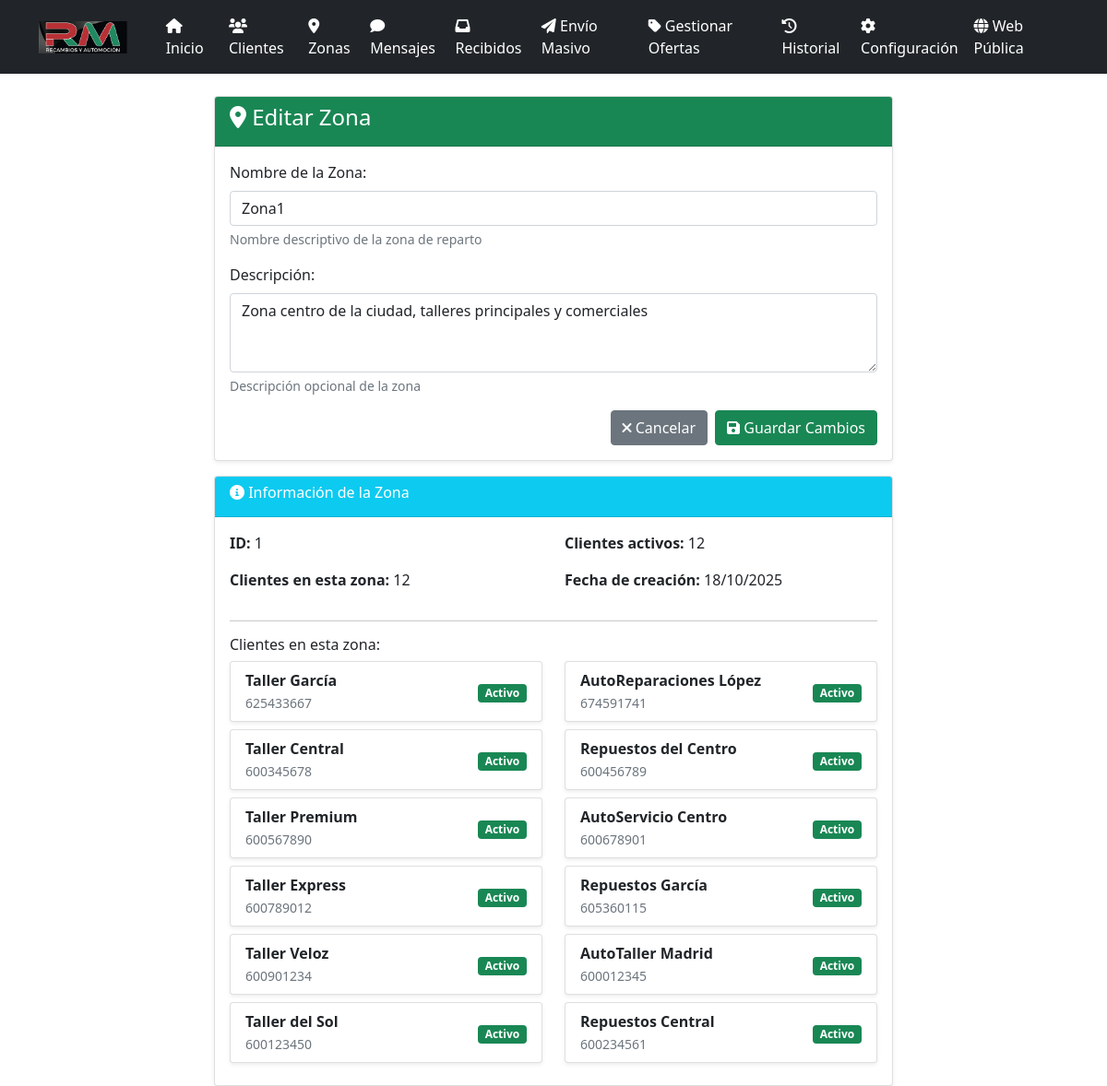
The page /zonas/editar/1 on the database as committed earlier.
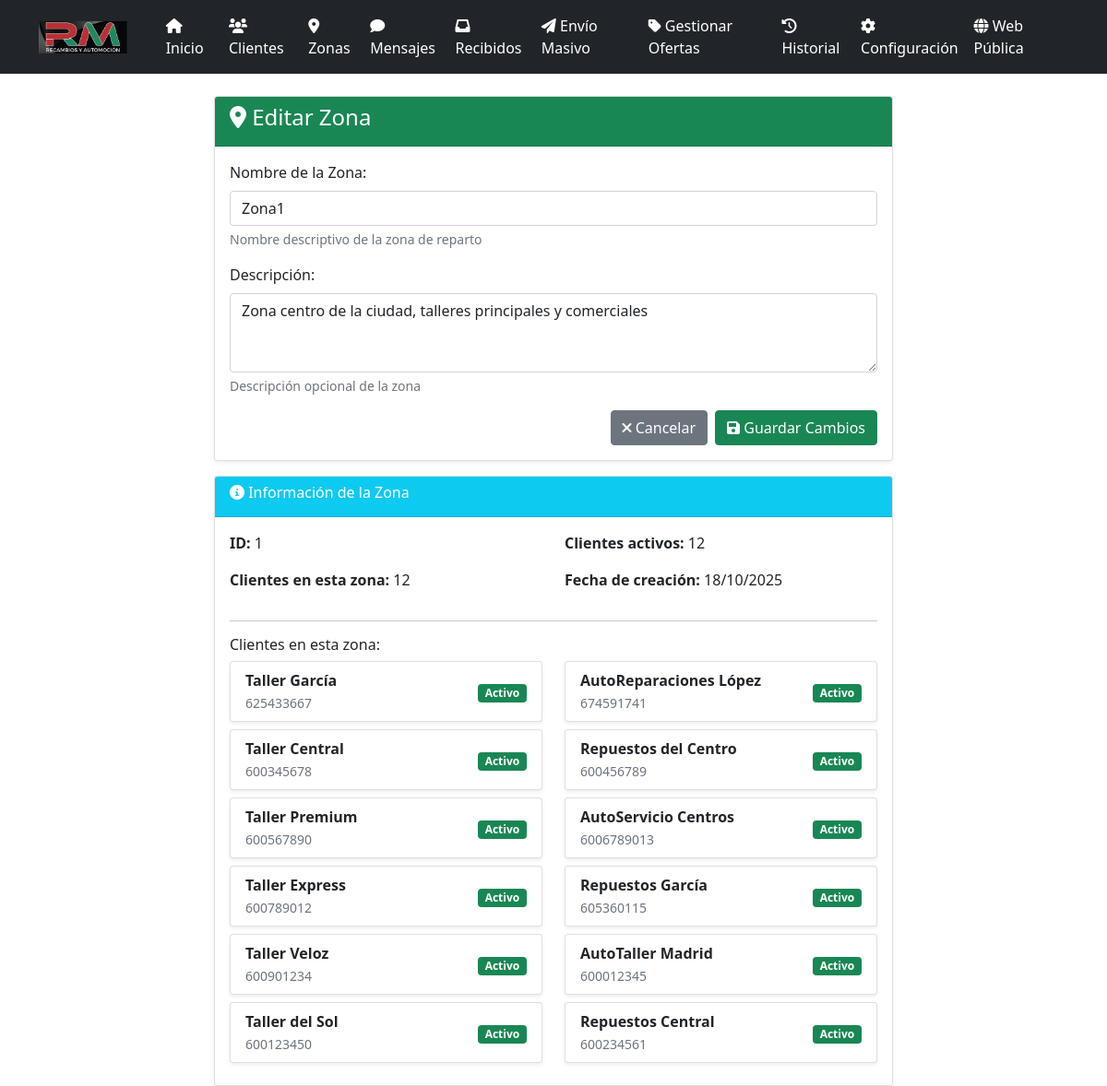
The same page on the database as committed later.
### models.py (models this page shows, shortened)
class Cliente(db.Model):
    id = db.Column(db.Integer, primary_key=True)
    nombre = db.Column(db.String(100), nullable=False)
    telefono = db.Column(db.String(20), nullable=False)
    email = db.Column(db.String(120))
    direccion = db.Column(db.Text)
    poblacion = db.Column(db.String(100))
    zona_id = db.Column(db.Integer, db.ForeignKey('zona.id'), nullable=False)
    incluir = db.Column(db.Boolean, default=True)
    activo = db.Column(db.Boolean, default=True)
    created_at = db.Column(db.DateTime, default=datetime.utcnow)
    mensajes_enviados = db.relationship('MensajeEnviado', backref='cliente', lazy=True)

### app.py (the view, shortened to what this page needs)
@app.route('/zonas/editar/<int:zona_id>', methods=['GET', 'POST'])
def editar_zona(zona_id):
    zona = Zona.query.get_or_404(zona_id)
    return render_template('editar_zona.html', zona=zona)

### app.py (called while the page is built)
@app.before_request
def before_request():
    global _sistema_inicializado
    if not _sistema_inicializado and not app.config['DEBUG']:
        inicializar_sistema()

### templates/editar_zona.html (shortened to what this page needs)
{% extends "base.html" %}
{% block content %}
<div class="row justify-content-center">
    <div class="col-md-8">
        <div class="card">
            <div class="card-header bg-success text-white">
                <h4><i class="fas fa-map-marker-alt"></i> Editar Zona</h4>
            </div>
            <div class="card-body">
                <form method="POST">
                    <div class="mb-3">
                        <label for="nombre" class="form-label">Nombre de la Zona:</label>
                        <input type="text" class="form-control" id="nombre" name="nombre"
                               value="{{ zona.nombre }}" required>
                        <div class="form-text">Nombre descriptivo de la zona de reparto</div>
                    </div>
                    <div class="mb-3">
                        <label for="descripcion" class="form-label">Descripción:</label>
                        <textarea class="form-control" id="descripcion" name="descripcion"
                                  rows="3">{{ zona.descripcion }}</textarea>
                        <div class="form-text">Descripción opcional de la zona</div>
                    </div>
                    <div class="d-grid gap-2 d-md-flex justify-content-md-end">
                        <a href="{{ url_for('zonas') }}" class="btn btn-secondary">
                            <i class="fas fa-times"></i> Cancelar
                        </a>
                        <button type="submit" class="btn btn-success">
                            <i class="fas fa-save"></i> Guardar Cambios
                        </button>
                    </div>
                </form>
            </div>
        </div>
        <div class="card mt-3">
            <div class="card-header bg-info text-white">
                <h6><i class="fas fa-info-circle"></i> Información de la Zona</h6>
            </div>
            <div class="card-body">
                <div class="row">
                    <div class="col-md-6">
                        <p><strong>ID:</strong> {{ zona.id }}</p>
                        <p><strong>Clientes en esta zona:</strong> {{ zona.clientes|length }}</p>
                    </div>
                    <div class="col-md-6">
                        <p><strong>Clientes activos:</strong>
                            {{ zona.clientes|selectattr('activo')|list|length }}
                        </p>
                        <p><strong>Fecha de creación:</strong>
                            {{ zona.created_at.strftime('%d/%m/%Y') if zona.created_at else 'N/A' }}
                        </p>
                    </div>
                </div>
                {% if zona.clientes %}
                <hr>
                <h6>Clientes en esta zona:</h6>
                <div class="row">
                    {% for cliente in zona.clientes %}
                    <div class="col-md-6 mb-2">
                        <div class="card">
                            <div class="card-body py-2">
                                <div class="d-flex justify-content-between align-items-center">
                                    <div>
                                        <strong>{{ cliente.nombre }}</strong><br>
                                        <small class="text-muted">{{ cliente.telefono }}</small>
                                    </div>
                                    <div>
                                        {% if cliente.activo %}
                                            <span class="badge bg-success">Activo</span>
                                        {% else %}
                                            <span class="badge bg-danger">Inactivo</span>
                                        {% endif %}
                                    </div>
                                </div>
                            </div>
                        </div>
                    </div>
                    {% endfor %}
                </div>
                {% endif %}
            </div>
        </div>
    </div>
</div>
{% endblock %}

Rows that differ between the two databases and show on the page:
changed Cliente: nombre "AutoServicio Centro" → "AutoServicio Centros"; telefono "600678901" → "6006789013"
